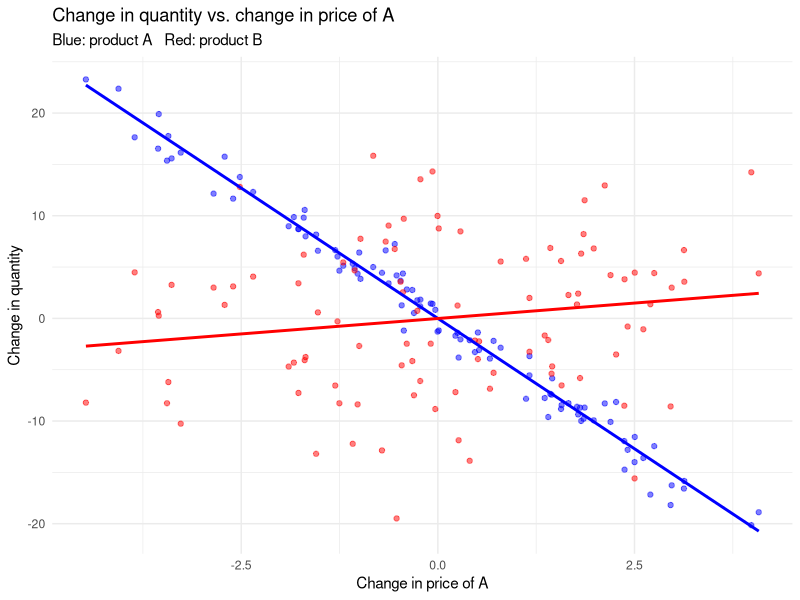

Write R code to recreate this figure.
## ---- chunk 1
set.seed(123)
n <- 100
price_A <- runif(n, 5, 10)
price_B <- runif(n, 5, 10)
quantity_A <- 100 - 5 * price_A + rnorm(n)
quantity_B <-  80 - 4 * price_B + rnorm(n)

# Diversion ratio from first differences (eq. of D_AB)
delta_QA <- diff(quantity_A)
delta_PA <- diff(price_A)
delta_QB <- diff(quantity_B)

D_AB <- mean(delta_QB / delta_PA) / mean(delta_QA / delta_PA)
D_AB
## ---- chunk 2
#| fig-cap: "Change in quantity of each product against the change in product A's price. Product A (blue) responds steeply to its own price; product B (red) is comparatively unresponsive, so little demand diverts from A to B."
library(ggplot2)
plot_df <- data.frame(delta_PA, delta_QA, delta_QB)
ggplot(plot_df, aes(x = delta_PA)) +
  geom_point(aes(y = delta_QA), color = "blue", alpha = 0.5) +
  geom_point(aes(y = delta_QB), color = "red",  alpha = 0.5) +
  geom_smooth(aes(y = delta_QA), method = "lm", color = "blue", se = FALSE) +
  geom_smooth(aes(y = delta_QB), method = "lm", color = "red",  se = FALSE) +
  labs(x = "Change in price of A", y = "Change in quantity",
       title = "Change in quantity vs. change in price of A",
       subtitle = "Blue: product A   Red: product B") +
  theme_minimal()
## ---- chunk 3
set.seed(35201)
alpha <- 1.5   # price coefficient; unit mass of consumers, so profits are per-consumer

shares <- function(p, delta) { v <- exp(delta - alpha * p); v / (1 + sum(v)) }

# Retail stage: multiproduct-monopoly FOC, p = w + cR + Omega^{-1} q   (eq-nn-retail-foc)
retail_prices <- function(w, delta, cR, tol = 1e-12, maxit = 1000) {
  p <- w + cR + 1 / alpha
  for (i in seq_len(maxit)) {
    q  <- shares(p, delta)
    Om <- -alpha * outer(q, q); diag(Om) <- alpha * q * (1 - q)
    p_new <- w + cR + solve(Om, q)
    if (max(abs(p_new - p)) < tol) { p <- p_new; break }
    p <- 0.5 * p + 0.5 * p_new          # damped iteration
  }
  p
}
retail_profit <- function(w, delta, cR) {
  p <- retail_prices(w, delta, cR); q <- shares(p, delta)
  sum((p - w - cR) * q)
}
# Disagreement (Assumption 3): product j leaves, survivors are re-priced.
# reoptimise = FALSE is the shortcut examined in the failure analysis below.
retail_profit_drop <- function(j, w, delta, cR, reoptimise = TRUE) {
  keep <- setdiff(seq_along(w), j)
  if (reoptimise) return(retail_profit(w[keep], delta[keep], cR[keep]))
  p <- retail_prices(w, delta, cR)
  sum((p[keep] - w[keep] - cR[keep]) * shares(p[keep], delta[keep]))
}
# Gamma_j = dq_j/dw_j through retail pass-through   (eq-nn-gamma)
Gamma <- function(j, w, delta, cR, h = 1e-5) {
  wp <- w; wp[j] <- w[j] + h; wl <- w; wl[j] <- w[j] - h
  (shares(retail_prices(wp, delta, cR), delta)[j] -
   shares(retail_prices(wl, delta, cR), delta)[j]) / (2 * h)
}
# Log-Nash-product FOC   (eq-nn-foc)
nash_foc <- function(j, w, delta, cR, cS, lam, reoptimise = TRUE) {
  q  <- shares(retail_prices(w, delta, cR), delta)
  gR <- retail_profit(w, delta, cR) - retail_profit_drop(j, w, delta, cR, reoptimise)
  mu <- w[j] - cS[j]; gS <- mu * q[j]
  if (gR <= 1e-10 || gS <= 1e-10) return(NA_real_)
  lam[j] * (-q[j]) / gR + (1 - lam[j]) * (q[j] + mu * Gamma(j, w, delta, cR)) / gS
}
# Nash-in-Nash equilibrium: solve each bilateral FOC taking w_{-j} as given (Assumption 2)
nash_in_nash <- function(delta, cR, cS, lam, reoptimise = TRUE,
                         fixed = NULL, w_fixed = NULL, tol = 1e-10, maxit = 400) {
  w <- cS + 0.5
  if (!is.null(fixed)) w[fixed] <- w_fixed
  free <- setdiff(seq_along(w), fixed)
  for (it in seq_len(maxit)) {
    w_old <- w
    for (j in free) {
      f <- function(x) { ww <- w; ww[j] <- x; nash_foc(j, ww, delta, cR, cS, lam, reoptimise) }
      lo <- cS[j] + 1e-4; hi <- cS[j] + 8
      flo <- f(lo); fhi <- f(hi)
      while ((is.na(fhi) || flo * fhi > 0) && hi > lo + 1e-3) {
        hi <- lo + 0.6 * (hi - lo); fhi <- f(hi)
      }
      if (is.na(flo) || is.na(fhi) || flo * fhi > 0) next
      w[j] <- uniroot(f, c(lo, hi), tol = 1e-12)$root
    }
    if (max(abs(w - w_old)) < tol) break
  }
  w
}
cons_surplus <- function(p, delta) log(1 + sum(exp(delta - alpha * p))) / alpha

delta <- c(4.0, 3.6)      # mean utilities of the two national brands
cS    <- c(1.00, 0.90)    # supplier marginal costs
cR    <- c(0.20, 0.20)    # retailer handling costs
## ---- chunk 4
w5 <- nash_in_nash(delta, cR, cS, rep(0.5, 2)); h <- 1e-5
wp <- w5; wp[1] <- w5[1] + h
wl <- w5; wl[1] <- w5[1] - h
c(numeric = (retail_profit(wp, delta, cR) - retail_profit(wl, delta, cR)) / (2 * h),
  minus_q = -shares(retail_prices(w5, delta, cR), delta)[1])
## ---- chunk 5
#| label: tbl-nn-lambda
#| tbl-cap: "Nash-in-Nash equilibrium as the retailer's bargaining weight rises. The lambda = 0.01 row reproduces the manufacturer-Stackelberg channel; the final row is the vertically integrated benchmark. Channel profit is the sum of retailer and supplier profit, and the gap between it and the integrated benchmark is the double-marginalization loss."
tab_lambda <- do.call(rbind, lapply(c(0.01, 0.25, 0.50, 0.75, 0.99), function(L) {
  w <- nash_in_nash(delta, cR, cS, rep(L, 2))
  p <- retail_prices(w, delta, cR); q <- shares(p, delta)
  data.frame(lambda = L, w_NB1 = w[1], p_NB1 = p[1],
             pi_R = sum((p - w - cR) * q), pi_S = sum((w - cS) * q),
             channel = sum((p - cS - cR) * q), CS = cons_surplus(p, delta))
}))
p_vi <- retail_prices(cS, delta, cR); q_vi <- shares(p_vi, delta)
tab_lambda <- rbind(tab_lambda,
  data.frame(lambda = NA, w_NB1 = cS[1], p_NB1 = p_vi[1],
             pi_R = sum((p_vi - cS - cR) * q_vi), pi_S = 0,
             channel = sum((p_vi - cS - cR) * q_vi), CS = cons_surplus(p_vi, delta)))
knitr::kable(round(tab_lambda, 4), align = "r")
## ---- chunk 6
#| label: tbl-nn-misspec
#| tbl-cap: "Recovering supplier marginal cost for national brand 1 under an assumed bargaining weight of zero (the posted-price channel model) when the truth is a negotiation. dp_true and dp_assumed are the retail price change predicted by the true and the misspecified model for a 25% supplier cost shock."
recover_c <- function(j, w, delta, cR, lam_a) {           # invert eq-nn-markup for c_j
  q  <- shares(retail_prices(w, delta, cR), delta)[j]
  G  <- Gamma(j, w, delta, cR)
  gR <- retail_profit(w, delta, cR) - retail_profit_drop(j, w, delta, cR)
  w[j] - q / (-G + (lam_a / (1 - lam_a)) * q^2 / gR)
}
tab_mis <- do.call(rbind, lapply(c(0.10, 0.30, 0.50, 0.70, 0.90), function(Lt) {
  w  <- nash_in_nash(delta, cR, cS, rep(Lt, 2))
  cS_hat <- sapply(1:2, function(j) recover_c(j, w, delta, cR, 1e-6))   # assume lambda = 0
  shock  <- 1.25
  p_true <- retail_prices(nash_in_nash(delta, cR, cS * shock, rep(Lt, 2)), delta, cR)[1]
  w_base <- nash_in_nash(delta, cR, cS_hat, rep(1e-6, 2))
  p_mis  <- retail_prices(nash_in_nash(delta, cR, cS_hat * shock, rep(1e-6, 2)), delta, cR)[1]
  data.frame(lambda_true = Lt, c_true = cS[1], c_hat = cS_hat[1],
             bias_pct = 100 * (cS_hat[1] - cS[1]) / cS[1],
             dp_true = p_true - retail_prices(w, delta, cR)[1],
             dp_assumed = p_mis - retail_prices(w_base, delta, cR)[1])
}))
knitr::kable(round(tab_mis, 4), align = "r")
c(RMSE_assumed_lambda0 = sqrt(mean((tab_mis$c_hat - tab_mis$c_true)^2)))
## ---- chunk 7
#| label: tbl-nn-privatelabel
#| tbl-cap: "Private-label entry with national-brand bargaining weight fixed at 0.5. dw_NB1 is the change in national brand 1's negotiated wholesale price relative to the no-private-label equilibrium. The indirect gain is the part of the retailer's profit increase that comes from renegotiated national-brand terms rather than from the private label's own margin."
lamNB <- 0.5
w0    <- nash_in_nash(delta, cR, cS, rep(lamNB, 2))
p0    <- retail_prices(w0, delta, cR)
base  <- sum((p0 - w0 - cR) * shares(p0, delta))

delta3 <- c(delta, 2.8); cS3 <- c(cS, 0.70); cR3 <- c(cR, 0.20)
tab_pl <- do.call(rbind, lapply(c(0.30, 0.50, 0.70, 0.90), function(Lpl) {
  lam3 <- c(lamNB, lamNB, Lpl)
  w_d  <- nash_in_nash(delta3, cR3, cS3, lam3, fixed = 1:2, w_fixed = w0)  # NB terms frozen
  p_d  <- retail_prices(w_d, delta3, cR3)
  pi_d <- sum((p_d - w_d - cR3) * shares(p_d, delta3))
  w_f  <- nash_in_nash(delta3, cR3, cS3, lam3)                            # all renegotiated
  p_f  <- retail_prices(w_f, delta3, cR3)
  pi_f <- sum((p_f - w_f - cR3) * shares(p_f, delta3))
  data.frame(lambda_PL = Lpl, w_PL = w_f[3], w_NB1 = w_f[1], dw_NB1 = w_f[1] - w0[1],
             gain_total = pi_f - base, gain_direct = pi_d - base,
             gain_indirect = pi_f - pi_d,
             indirect_pct = 100 * (pi_f - pi_d) / (pi_f - base))
}))
knitr::kable(round(tab_pl, 4), align = "r")
## ---- chunk 8
#| label: tbl-nn-failure
#| tbl-cap: "Two assumption failures. Panel A: the retailer's disagreement payoff computed without re-pricing the surviving products (Assumption 3 shortcut). Panel B: a share phi of the supplier's rent is paid as a fixed fee rather than a per-unit margin, violating Assumption 4; the linear-wholesale-price estimator is applied anyway. True lambda is 0.5 in Panel B."
recover_lambda <- function(j, w, delta, cR, cS, reoptimise = TRUE) {
  q  <- shares(retail_prices(w, delta, cR), delta)[j]
  G  <- Gamma(j, w, delta, cR); mu <- w[j] - cS[j]
  gR <- retail_profit(w, delta, cR) - retail_profit_drop(j, w, delta, cR, reoptimise)
  A  <- -q / gR; B <- (q + mu * G) / (mu * q)
  B / (B - A)
}
panelA <- do.call(rbind, lapply(c(0.10, 0.30, 0.50, 0.70, 0.90), function(Lt) {
  w <- nash_in_nash(delta, cR, cS, rep(Lt, 2))
  data.frame(panel = "A: no re-pricing", setting = Lt, lambda_true = Lt,
             lambda_hat = recover_lambda(1, w, delta, cR, cS, reoptimise = FALSE))
}))
mu_star <- nash_in_nash(delta, cR, cS, rep(0.5, 2)) - cS
panelB <- do.call(rbind, lapply(c(0, 0.25, 0.50, 0.75, 0.95), function(phi) {
  w_obs <- cS + (1 - phi) * mu_star     # share phi of the rent moved into a fixed fee
  data.frame(panel = "B: two-part tariff", setting = phi, lambda_true = 0.5,
             lambda_hat = recover_lambda(1, w_obs, delta, cR, cS))
}))
out <- rbind(panelA, panelB)
out$bias <- out$lambda_hat - out$lambda_true
out[, 2:5] <- round(out[, 2:5], 4)
knitr::kable(out, align = "r", row.names = FALSE)
c(RMSE_panelA = sqrt(mean((panelA$lambda_hat - panelA$lambda_true)^2)),
  RMSE_panelB = sqrt(mean((panelB$lambda_hat - panelB$lambda_true)^2)))
